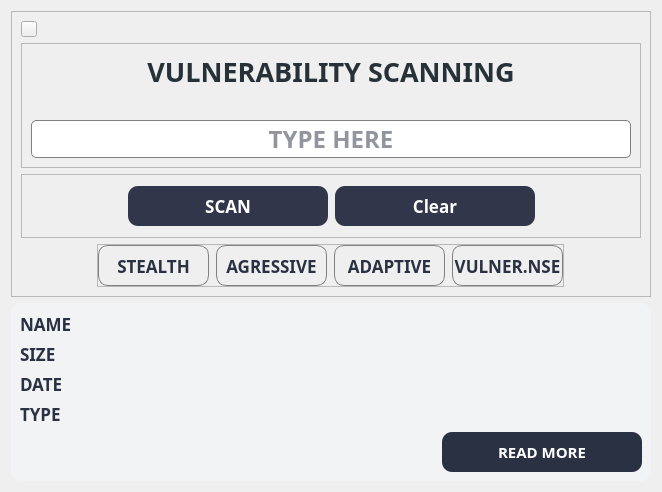
                 <widget class="QWidget" name="page_vulnerability">
                  <layout class="QVBoxLayout" name="verticalLayout_31">
                   <item>
                    <widget class="QFrame" name="frame_14">
                     <property name="frameShape">
                      <enum>QFrame::StyledPanel</enum>
                     </property>
                     <property name="frameShadow">
                      <enum>QFrame::Raised</enum>
                     </property>
                     <layout class="QVBoxLayout" name="verticalLayout_32">
                      <item>
                       <widget class="QPushButton" name="btn_backVulner">
                        <property name="maximumSize">
                         <size>
                          <width>16</width>
                          <height>16</height>
                         </size>
                        </property>
                        <property name="cursor">
                         <cursorShape>PointingHandCursor</cursorShape>
                        </property>
                        <property name="styleSheet">
                         <string notr="true">background-image: url(D:/ISAN Security Gizmo Box/assets/icons/icon-back.png);</string>
                        </property>
                        <property name="text">
                         <string/>
                        </property>
                        <property name="icon">
                         <iconset resource="../resource.qrc">
                          <normaloff>:/icons/icons/icon-back.png</normaloff>:/icons/icons/icon-back.png</iconset>
                        </property>
                       </widget>
                      </item>
                      <item>
                       <widget class="QFrame" name="frame_28">
                        <property name="frameShape">
                         <enum>QFrame::StyledPanel</enum>
                        </property>
                        <property name="frameShadow">
                         <enum>QFrame::Raised</enum>
                        </property>
                        <layout class="QVBoxLayout" name="verticalLayout_33">
                         <property name="spacing">
                          <number>30</number>
                         </property>
                         <item>
                          <widget class="QLabel" name="label_vulnerability">
                           <property name="font">
                            <font>
                             <family>Bahnschrift SemiBold</family>
                             <pointsize>20</pointsize>
                             <weight>75</weight>
                             <bold>true</bold>
                            </font>
                           </property>
                           <property name="styleSheet">
                            <string notr="true">color: rgb(38, 50, 56);</string>
                           </property>
                           <property name="text">
                            <string>VULNERABILITY SCANNING</string>
                           </property>
                           <property name="alignment">
                            <set>Qt::AlignCenter</set>
                           </property>
                          </widget>
                         </item>
                         <item>
                          <widget class="QLineEdit" name="lineEdit_vulner">
                           <property name="minimumSize">
                            <size>
                             <width>600</width>
                             <height>35</height>
                            </size>
                           </property>
                           <property name="maximumSize">
                            <size>
                             <width>1050</width>
                             <height>50</height>
                            </size>
                           </property>
                           <property name="font">
                            <font>
                             <family>Bahnschrift SemiBold</family>
                             <pointsize>18</pointsize>
                             <weight>75</weight>
                             <bold>true</bold>
                            </font>
                           </property>
                           <property name="styleSheet">
                            <string notr="true">QLineEdit {
  border: 1px solid gray;
  color: rgba(40,43,61,255);
  border-radius: 5px;
}

QLineEdit:hover {
  border: 2px solid;
  border-color: rgba(0,143,255,255);
}
QLineEdit:focus {
  border: 1px solid;
  border-color: rgba(88,199,141,255);
}
</string>
                           </property>
                           <property name="alignment">
                            <set>Qt::AlignCenter</set>
                           </property>
                           <property name="placeholderText">
                            <string>TYPE HERE</string>
                           </property>
                          </widget>
                         </item>
                        </layout>
                       </widget>
                      </item>
                      <item>
                       <widget class="QFrame" name="frame_29">
                        <property name="frameShape">
                         <enum>QFrame::StyledPanel</enum>
                        </property>
                        <property name="frameShadow">
                         <enum>QFrame::Raised</enum>
                        </property>
                        <layout class="QHBoxLayout" name="horizontalLayout_10">
                         <property name="spacing">
                          <number>7</number>
                         </property>
                         <property name="leftMargin">
                          <number>11</number>
                         </property>
                         <property name="topMargin">
                          <number>11</number>
                         </property>
                         <property name="rightMargin">
                          <number>11</number>
                         </property>
                         <property name="bottomMargin">
                          <number>11</number>
                         </property>
                         <item alignment="Qt::AlignRight">
                          <widget class="QPushButton" name="btn_scanVulner">
                           <property name="minimumSize">
                            <size>
                             <width>200</width>
                             <height>40</height>
                            </size>
                           </property>
                           <property name="maximumSize">
                            <size>
                             <width>200</width>
                             <height>40</height>
                            </size>
                           </property>
                           <property name="font">
                            <font>
                             <family>Bahnschrift SemiBold</family>
                             <pointsize>13</pointsize>
                             <weight>75</weight>
                             <bold>true</bold>
                            </font>
                           </property>
                           <property name="styleSheet">
                            <string notr="true"> QPushButton{
		background-color: rgba(50,54,74,255);
        border-radius: 5px;
		color: rgb(255, 255, 255);
    }
 QPushButton{
        border-radius: 10px;
    }
QPushButton:hover {
	 border-radius: 10px;
	 background-color: rgba(0,143,255,255);
}
QPushButton:pressed {
	background-color: rgb(120, 120, 120);
	color: rgb(255, 255, 255);
}
</string>
                           </property>
                           <property name="text">
                            <string>SCAN</string>
                           </property>
                           <property name="icon">
                            <iconset>
                             <normaloff>../icons/icon-scan.png</normaloff>../icons/icon-scan.png</iconset>
                           </property>
                           <property name="iconSize">
                            <size>
                             <width>30</width>
                             <height>30</height>
                            </size>
                           </property>
                          </widget>
                         </item>
                         <item alignment="Qt::AlignLeft">
                          <widget class="QPushButton" name="btn_clearVulner">
                           <property name="minimumSize">
                            <size>
                             <width>200</width>
                             <height>40</height>
                            </size>
                           </property>
                           <property name="maximumSize">
                            <size>
                             <width>200</width>
                             <height>40</height>
                            </size>
                           </property>
                           <property name="font">
                            <font>
                             <family>Bahnschrift SemiBold</family>
                             <pointsize>13</pointsize>
                             <weight>75</weight>
                             <bold>true</bold>
                            </font>
                           </property>
                           <property name="styleSheet">
                            <string notr="true"> QPushButton{
		background-color: rgba(50,54,74,255);
        border-radius: 5px;
		color: rgb(255, 255, 255);
    }
 QPushButton{
        border-radius: 10px;
    }
QPushButton:hover {
	 border-radius: 10px;
	 background-color: rgba(0,143,255,255);
}
QPushButton:pressed {
	background-color: rgb(120, 120, 120);
	color: rgb(255, 255, 255);
}
</string>
                           </property>
                           <property name="text">
                            <string>Clear</string>
                           </property>
                           <property name="icon">
                            <iconset>
                             <normaloff>../icons/icon-clear.png</normaloff>../icons/icon-clear.png</iconset>
                           </property>
                           <property name="iconSize">
                            <size>
                             <width>30</width>
                             <height>30</height>
                            </size>
                           </property>
                          </widget>
                         </item>
                        </layout>
                       </widget>
                      </item>
                      <item alignment="Qt::AlignHCenter">
                       <widget class="QFrame" name="frame_30">
                        <property name="frameShape">
                         <enum>QFrame::StyledPanel</enum>
                        </property>
                        <property name="frameShadow">
                         <enum>QFrame::Raised</enum>
                        </property>
                        <layout class="QHBoxLayout" name="horizontalLayout_15">
                         <property name="spacing">
                          <number>7</number>
                         </property>
                         <property name="leftMargin">
                          <number>0</number>
                         </property>
                         <property name="topMargin">
                          <number>0</number>
                         </property>
                         <property name="rightMargin">
                          <number>0</number>
                         </property>
                         <property name="bottomMargin">
                          <number>0</number>
                         </property>
                         <item>
                          <widget class="QPushButton" name="btn_stealth">
                           <property name="minimumSize">
                            <size>
                             <width>111</width>
                             <height>41</height>
                            </size>
                           </property>
                           <property name="maximumSize">
                            <size>
                             <width>111</width>
                             <height>41</height>
                            </size>
                           </property>
                           <property name="font">
                            <font>
                             <family>Bahnschrift SemiBold</family>
                             <pointsize>13</pointsize>
                             <weight>75</weight>
                             <bold>true</bold>
                            </font>
                           </property>
                           <property name="styleSheet">
                            <string notr="true">QPushButton{
		 border: 1px solid gray;
  		color: rgb(42, 49, 66);
    }
 QPushButton{
        border-radius: 10px;
    }
QPushButton:hover {
	border: 1px solid;
   border-color:  rgba(0,143,255,255);
}
QPushButton:focus {
  border: 1px solid;
  border-color:  rgba(0,143,255,255);
}
</string>
                           </property>
                           <property name="text">
                            <string>STEALTH</string>
                           </property>
                          </widget>
                         </item>
                         <item>
                          <widget class="QPushButton" name="btn_agressive">
                           <property name="minimumSize">
                            <size>
                             <width>111</width>
                             <height>41</height>
                            </size>
                           </property>
                           <property name="maximumSize">
                            <size>
                             <width>111</width>
                             <height>41</height>
                            </size>
                           </property>
                           <property name="font">
                            <font>
                             <family>Bahnschrift SemiBold</family>
                             <pointsize>13</pointsize>
                             <weight>75</weight>
                             <bold>true</bold>
                            </font>
                           </property>
                           <property name="styleSheet">
                            <string notr="true">QPushButton{
		 border: 1px solid gray;
  		color: rgb(42, 49, 66);
    }
 QPushButton{
        border-radius: 10px;
    }
QPushButton:hover {
	border: 1px solid;
   border-color:  rgba(0,143,255,255);
}
QPushButton:focus {
  border: 1px solid;
  border-color:  rgba(0,143,255,255);
}
</string>
                           </property>
                           <property name="text">
                            <string>AGRESSIVE</string>
                           </property>
                          </widget>
                         </item>
                         <item>
                          <widget class="QPushButton" name="btn_adaptive">
                           <property name="minimumSize">
                            <size>
                             <width>111</width>
                             <height>41</height>
                            </size>
                           </property>
                           <property name="maximumSize">
                            <size>
                             <width>111</width>
                             <height>41</height>
                            </size>
                           </property>
                           <property name="font">
                            <font>
                             <family>Bahnschrift SemiBold</family>
                             <pointsize>13</pointsize>
                             <weight>75</weight>
                             <bold>true</bold>
                            </font>
                           </property>
                           <property name="styleSheet">
                            <string notr="true">QPushButton{
		 border: 1px solid gray;
  		color: rgb(42, 49, 66);
    }
 QPushButton{
        border-radius: 10px;
    }
QPushButton:hover {
	border: 1px solid;
   border-color:  rgba(0,143,255,255);
}
QPushButton:focus {
  border: 1px solid;
  border-color:  rgba(0,143,255,255);
}
</string>
                           </property>
                           <property name="text">
                            <string>ADAPTIVE</string>
                           </property>
                          </widget>
                         </item>
                         <item>
                          <widget class="QPushButton" name="btn_vulnerNSE">
                           <property name="minimumSize">
                            <size>
                             <width>111</width>
                             <height>41</height>
                            </size>
                           </property>
                           <property name="maximumSize">
                            <size>
                             <width>111</width>
                             <height>41</height>
                            </size>
                           </property>
                           <property name="font">
                            <font>
                             <family>Bahnschrift SemiBold</family>
                             <pointsize>13</pointsize>
                             <weight>75</weight>
                             <bold>true</bold>
                            </font>
                           </property>
                           <property name="styleSheet">
                            <string notr="true">QPushButton{
		 border: 1px solid gray;
  		color: rgb(42, 49, 66);
    }
 QPushButton{
        border-radius: 10px;
    }
QPushButton:hover {
	border: 1px solid;
   border-color:  rgba(0,143,255,255);
}
QPushButton:focus {
  border: 1px solid;
  border-color:  rgba(0,143,255,255);
}
</string>
                           </property>
                           <property name="text">
                            <string>VULNER.NSE</string>
                           </property>
                          </widget>
                         </item>
                        </layout>
                       </widget>
                      </item>
                     </layout>
                    </widget>
                   </item>
                   <item>
                    <widget class="QFrame" name="frame_27">
                     <property name="styleSheet">
                      <string notr="true">background-color:rgba(242,243,245,255);
border-radius: 10px;</string>
                     </property>
                     <property name="frameShape">
                      <enum>QFrame::StyledPanel</enum>
                     </property>
                     <property name="frameShadow">
                      <enum>QFrame::Raised</enum>
                     </property>
                     <layout class="QVBoxLayout" name="verticalLayout_34">
                      <item>
                       <widget class="QLabel" name="label_nameVulner">
                        <property name="font">
                         <font>
                          <family>Bahnschrift SemiBold</family>
                          <pointsize>13</pointsize>
                          <weight>75</weight>
                          <bold>true</bold>
                         </font>
                        </property>
                        <property name="styleSheet">
                         <string notr="true">color: rgb(42, 49, 66);</string>
                        </property>
                        <property name="text">
                         <string>NAME</string>
                        </property>
                       </widget>
                      </item>
                      <item>
                       <widget class="QLabel" name="label_sizeVulner">
                        <property name="font">
                         <font>
                          <family>Bahnschrift SemiBold</family>
                          <pointsize>13</pointsize>
                          <weight>75</weight>
                          <bold>true</bold>
                         </font>
                        </property>
                        <property name="styleSheet">
                         <string notr="true">color: rgb(42, 49, 66);</string>
                        </property>
                        <property name="text">
                         <string>SIZE</string>
                        </property>
                       </widget>
                      </item>
                      <item>
                       <widget class="QLabel" name="label_dateVulner">
                        <property name="font">
                         <font>
                          <family>Bahnschrift SemiBold</family>
                          <pointsize>13</pointsize>
                          <weight>75</weight>
                          <bold>true</bold>
                         </font>
                        </property>
                        <property name="styleSheet">
                         <string notr="true">color: rgb(42, 49, 66);
 background-color: transparent; 
   
</string>
                        </property>
                        <property name="text">
                         <string>DATE</string>
                        </property>
                       </widget>
                      </item>
                      <item>
                       <widget class="QLabel" name="label_typeVulner">
                        <property name="font">
                         <font>
                          <family>Bahnschrift SemiBold</family>
                          <pointsize>13</pointsize>
                          <weight>75</weight>
                          <bold>true</bold>
                         </font>
                        </property>
                        <property name="styleSheet">
                         <string notr="true">color: rgb(42, 49, 66);</string>
                        </property>
                        <property name="text">
                         <string>TYPE</string>
                        </property>
                       </widget>
                      </item>
                      <item alignment="Qt::AlignRight">
                       <widget class="QPushButton" name="btn_readMoreVulner">
                        <property name="minimumSize">
                         <size>
                          <width>200</width>
                          <height>40</height>
                         </size>
                        </property>
                        <property name="maximumSize">
                         <size>
                          <width>200</width>
                          <height>40</height>
                         </size>
                        </property>
                        <property name="font">
                         <font>
                          <family>Bahnschrift SemiBold</family>
                          <pointsize>11</pointsize>
                          <weight>75</weight>
                          <bold>true</bold>
                         </font>
                        </property>
                        <property name="styleSheet">
                         <string notr="true"> QPushButton{
	    background-color: rgb(42, 49, 66);
        border-radius: 5px;
		color: rgb(255, 255, 255);
    }
 QPushButton{
        border-radius: 10px;
    }
QPushButton:hover {
	 border-radius: 10px;
	 background-color: rgba(0,143,255,255);
}
QPushButton:pressed {
	background-color: rgb(120, 120, 120);
	color: rgb(255, 255, 255);
}
</string>
                        </property>
                        <property name="text">
                         <string>READ MORE</string>
                        </property>
                        <property name="icon">
                         <iconset>
                          <normaloff>../icons/icon-more.png</normaloff>../icons/icon-more.png</iconset>
                        </property>
                        <property name="iconSize">
                         <size>
                          <width>30</width>
                          <height>30</height>
                         </size>
                        </property>
                       </widget>
                      </item>
                     </layout>
                    </widget>
                   </item>
                  </layout>
                 </widget>
